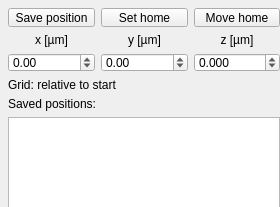
             <widget class="QWidget" name="stScrollAreaContents">
              <property name="geometry">
               <rect>
                <x>0</x>
                <y>0</y>
                <width>280</width>
                <height>207</height>
               </rect>
              </property>
              <property name="sizePolicy">
               <sizepolicy hsizetype="Preferred" vsizetype="Expanding">
                <horstretch>0</horstretch>
                <verstretch>0</verstretch>
               </sizepolicy>
              </property>
              <property name="minimumSize">
               <size>
                <width>280</width>
                <height>180</height>
               </size>
              </property>
              <property name="maximumSize">
               <size>
                <width>280</width>
                <height>400</height>
               </size>
              </property>
              <layout class="QVBoxLayout" name="verticalLayout_6">
               <property name="leftMargin">
                <number>8</number>
               </property>
               <property name="topMargin">
                <number>8</number>
               </property>
               <property name="rightMargin">
                <number>0</number>
               </property>
               <property name="bottomMargin">
                <number>8</number>
               </property>
               <item>
                <layout class="QVBoxLayout" name="verticalLayout_7" stretch="0,0,0">
                 <property name="sizeConstraint">
                  <enum>QLayout::SetMinimumSize</enum>
                 </property>
                 <item>
                  <layout class="QGridLayout" name="gridLayout_3">
                   <item row="0" column="0">
                    <widget class="QPushButton" name="savePosition">
                     <property name="enabled">
                      <bool>true</bool>
                     </property>
                     <property name="text">
                      <string>Save position</string>
                     </property>
                    </widget>
                   </item>
                   <item row="0" column="1">
                    <widget class="QPushButton" name="setHome">
                     <property name="enabled">
                      <bool>true</bool>
                     </property>
                     <property name="text">
                      <string>Set home</string>
                     </property>
                    </widget>
                   </item>
                   <item row="0" column="2">
                    <widget class="QPushButton" name="moveHome">
                     <property name="enabled">
                      <bool>true</bool>
                     </property>
                     <property name="text">
                      <string>Move home</string>
                     </property>
                    </widget>
                   </item>
                   <item row="1" column="0">
                    <widget class="QLabel" name="positionX_label_2">
                     <property name="text">
                      <string>x [µm]</string>
                     </property>
                     <property name="alignment">
                      <set>Qt::AlignCenter</set>
                     </property>
                    </widget>
                   </item>
                   <item row="1" column="1">
                    <widget class="QLabel" name="positionY_label_2">
                     <property name="text">
                      <string>y [µm]</string>
                     </property>
                     <property name="alignment">
                      <set>Qt::AlignCenter</set>
                     </property>
                    </widget>
                   </item>
                   <item row="1" column="2">
                    <widget class="QLabel" name="positionZ_label_2">
                     <property name="text">
                      <string>z [µm]</string>
                     </property>
                     <property name="alignment">
                      <set>Qt::AlignCenter</set>
                     </property>
                    </widget>
                   </item>
                   <item row="2" column="0">
                    <widget class="QDoubleSpinBox" name="setPositionX">
                     <property name="locale">
                      <locale language="English" country="UnitedStates"/>
                     </property>
                     <property name="decimals">
                      <number>2</number>
                     </property>
                     <property name="minimum">
                      <double>-150000.000000000000000</double>
                     </property>
                     <property name="maximum">
                      <double>150000.000000000000000</double>
                     </property>
                     <property name="singleStep">
                      <double>1.000000000000000</double>
                     </property>
                     <property name="value">
                      <double>0.000000000000000</double>
                     </property>
                    </widget>
                   </item>
                   <item row="2" column="1">
                    <widget class="QDoubleSpinBox" name="setPositionY">
                     <property name="locale">
                      <locale language="English" country="UnitedStates"/>
                     </property>
                     <property name="decimals">
                      <number>2</number>
                     </property>
                     <property name="minimum">
                      <double>-150000.000000000000000</double>
                     </property>
                     <property name="maximum">
                      <double>150000.000000000000000</double>
                     </property>
                     <property name="singleStep">
                      <double>1.000000000000000</double>
                     </property>
                     <property name="value">
                      <double>0.000000000000000</double>
                     </property>
                    </widget>
                   </item>
                   <item row="2" column="2">
                    <widget class="QDoubleSpinBox" name="setPositionZ">
                     <property name="locale">
                      <locale language="English" country="UnitedStates"/>
                     </property>
                     <property name="decimals">
                      <number>3</number>
                     </property>
                     <property name="minimum">
                      <double>-150000.000000000000000</double>
                     </property>
                     <property name="maximum">
                      <double>150000.000000000000000</double>
                     </property>
                     <property name="singleStep">
                      <double>1.000000000000000</double>
                     </property>
                     <property name="value">
                      <double>0.000000000000000</double>
                     </property>
                    </widget>
                   </item>
                   <item row="3" column="0" colspan="3">
                    <widget class="QLabel" name="absoluteGridStatusLabel">
                     <property name="text">
                      <string>Grid: relative to start</string>
                     </property>
                     <property name="wordWrap">
                      <bool>true</bool>
                     </property>
                    </widget>
                   </item>
                  </layout>
                 </item>
                 <item>
                  <widget class="QLabel" name="positionX_label_3">
                   <property name="text">
                    <string>Saved positions:</string>
                   </property>
                   <property name="alignment">
                    <set>Qt::AlignLeading|Qt::AlignLeft|Qt::AlignVCenter</set>
                   </property>
                  </widget>
                 </item>
                 <item>
                  <widget class="QTableView" name="tableView">
                   <property name="sizePolicy">
                    <sizepolicy hsizetype="Preferred" vsizetype="Expanding">
                     <horstretch>0</horstretch>
                     <verstretch>0</verstretch>
                    </sizepolicy>
                   </property>
                   <property name="minimumSize">
                    <size>
                     <width>0</width>
                     <height>100</height>
                    </size>
                   </property>
                   <property name="maximumSize">
                    <size>
                     <width>16777215</width>
                     <height>300</height>
                    </size>
                   </property>
                   <property name="lineWidth">
                    <number>1</number>
                   </property>
                   <attribute name="verticalHeaderDefaultSectionSize">
                    <number>18</number>
                   </attribute>
                  </widget>
                 </item>
                </layout>
               </item>
              </layout>
             </widget>
